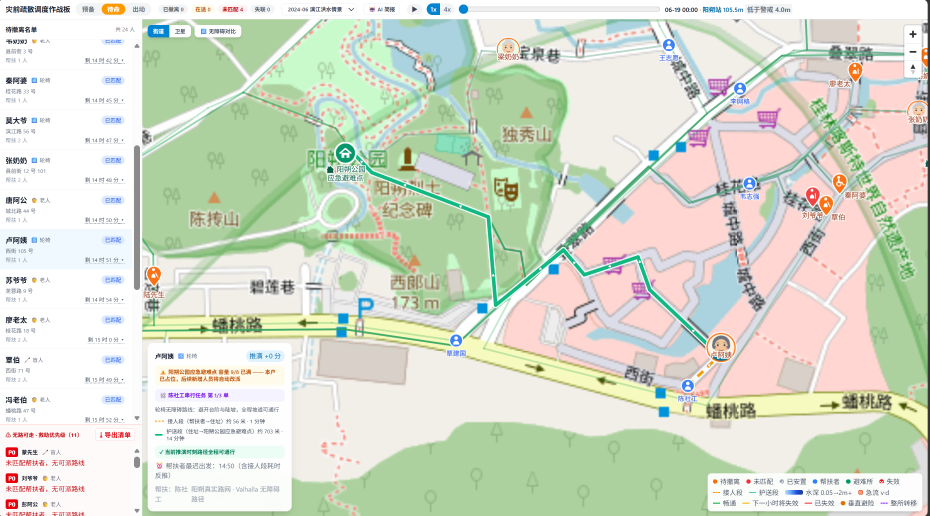
#> input picture scripts/raw_shots/shot-route.png, 2790 x 1548 px (shown at 1/3 size); its folder holds only this picture in this run
$ python gen_landing_assets.py
#> lines starting #> are read from the running program, lines starting #| are printed output that depends on the picture
# -*- coding: utf-8 -*-
"""整理落地页素材：从 scripts/raw_shots/ 的实机截图裁剪出各槽位适配图。

每个裁剪框按落地页对应卡片的显示比例反推，保证 object-fit:cover 下
关键信息（倒推链、改派弹窗、救助清单等）不被裁掉。
cmp-schedule 原图为竖版名单栏，拼为双列横幅以适配对比卡。
"""
from pathlib import Path

from PIL import Image

ROOT = Path(__file__).resolve().parents[1]
RAW = ROOT / "scripts" / "raw_shots"
OUT = ROOT / "landing" / "assets"
OUT.mkdir(parents=True, exist_ok=True)


def box(src: str, dst: str, region: tuple[int, int, int, int]) -> None:
    """按绝对坐标 (left, top, right, bottom) 裁剪。"""
#> called with src = 'shot-route.png', dst = 'shot-route.png', region = (1283, 77, 2204, 1409)
    img = Image.open(RAW / src).convert("RGB").crop(region)
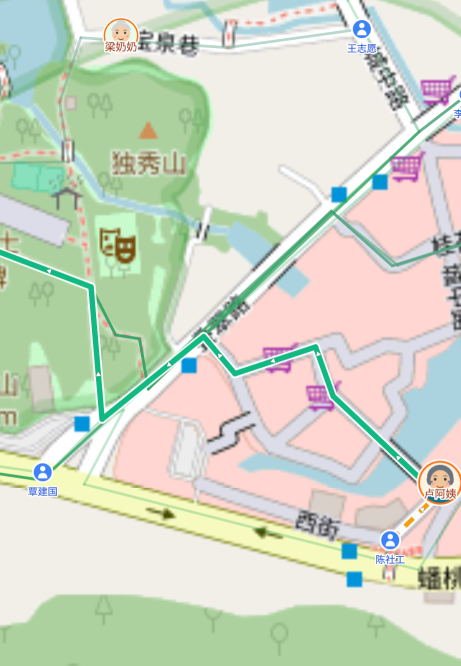
#> img: PIL image 921x1332 RGB (shown at 1/2 size); mean R, G, B 207.2, 215.6, 197.6
    img.save(OUT / dst, "PNG")
    w, h = img.size
#> w = 921; h = 1332
    print(f"{dst}: {w}x{h}  ratio {w / h:.2f}")
#| shot-route.png: 921x1332  ratio 0.69


def schedule_montage(src: str, dst: str) -> None:
    """竖版名单栏切成上下两段并排，拼成横幅（对比右卡 ~2.2:1）。"""
    img = Image.open(RAW / src).convert("RGB")
    left = img.crop((0, 65, 456, 470))    # 黄阿婆 / 陈先生 / 蒙先生
    right = img.crop((0, 465, 456, 870))  # 蒋阿婆 / 欧奶奶 / 罗奶奶
    gap = 2
    canvas = Image.new("RGB", (left.width * 2 + gap, left.height), "#e5e7eb")
    canvas.paste(left, (0, 0))
    canvas.paste(right, (left.width + gap, 0))
    canvas.save(OUT / dst, "PNG")
    w, h = canvas.size
    print(f"{dst}: {w}x{h}  ratio {w / h:.2f}")


if __name__ == "__main__":
    # Hero 竖幅（~0.69）：卢阿姨轮椅路线 + 接人段 + 陈社工，通向避难所方向
    box("shot-route.png", "shot-route.png", (1283, 77, 2204, 1409))
    # Bento 淹没推演（~1.85）：水深图层 + 红色失效带 + 三态路段，去掉右上缩放控件
    box("shot-flood.png", "shot-flood.png", (962, 167, 2695, 1104))
#> call 2 of box, with src = 'shot-flood.png', dst = 'shot-flood.png', region = (962, 167, 2695, 1104)
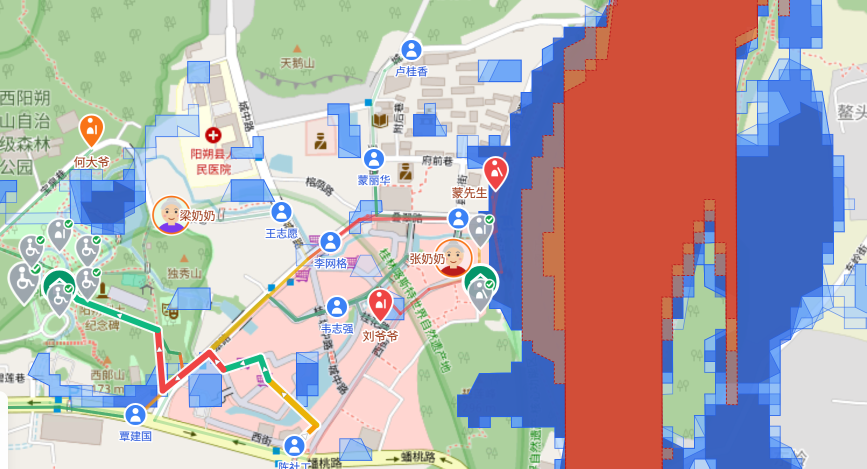
#> input picture landing/assets/shot-flood.png, 1733 x 937 px, found by its file name (shown at 1/2 size)
#> in box (call 2), `img = Image.open(RAW / src).convert("RGB").crop(region)`:
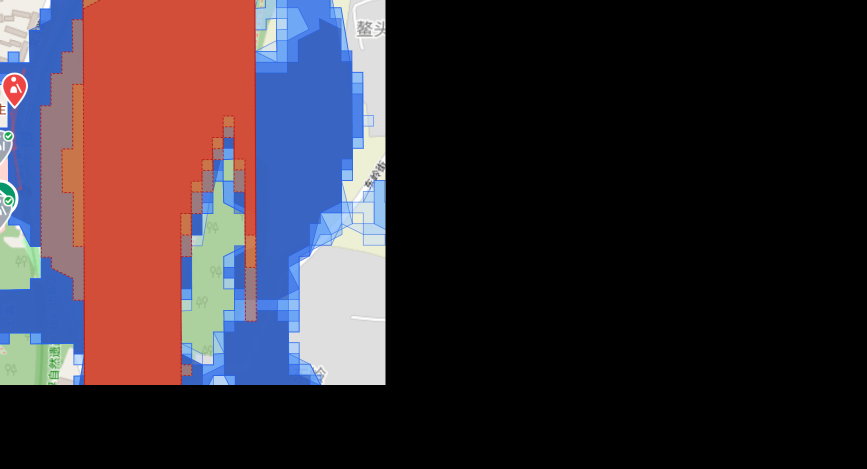
#> img: PIL image 1733x937 RGB (shown at 1/2 size); mean R, G, B 57.6, 46, 52.8
#| shot-flood.png: 1733x937  ratio 1.85
    # Bento 倒推链（顶左展示）：张奶奶行 + 「最迟出发怎么算的」逐段收紧面板
    box("shot-card.png", "shot-card.png", (0, 140, 860, 900))
#> call 3 of box, with src = 'shot-card.png', dst = 'shot-card.png', region = (0, 140, 860, 900)
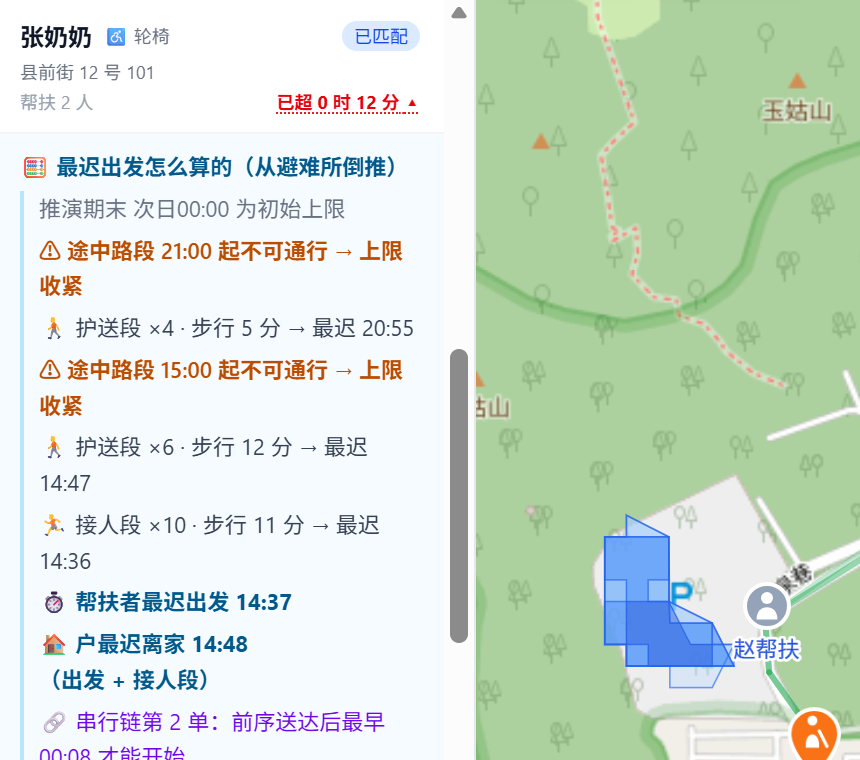
#> input picture landing/assets/shot-card.png, 860 x 760 px, found by its file name
#> in box (call 3), `img = Image.open(RAW / src).convert("RGB").crop(region)`:
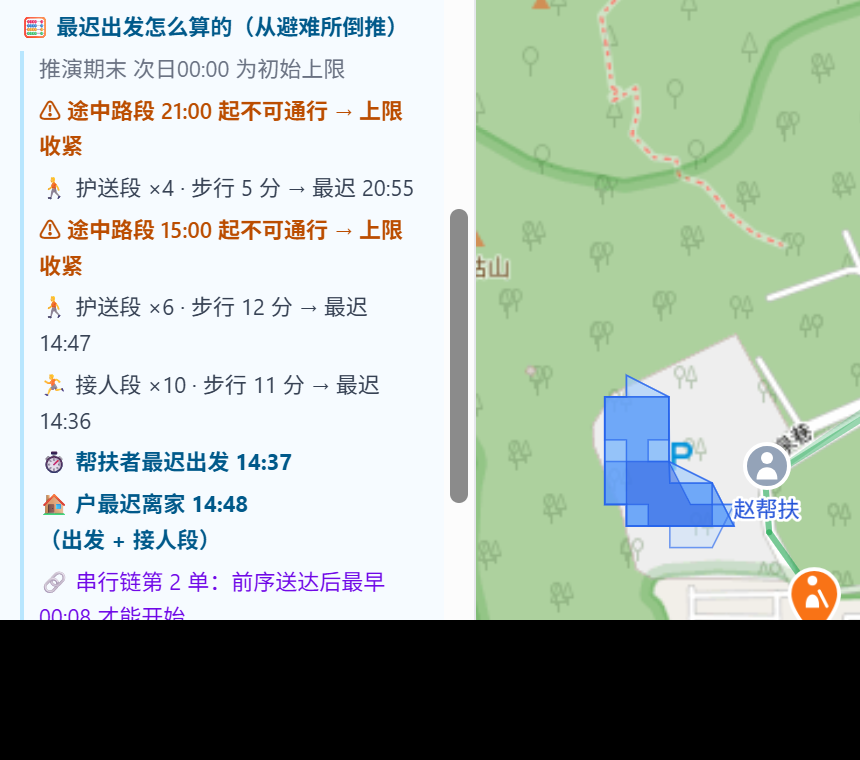
#> img: PIL image 860x760 RGB; mean R, G, B 168.7, 181.6, 170.6
#| shot-card.png: 860x760  ratio 1.13
    # Bento 无障碍对比（~1.44）：轮椅×步行绕行倍率面板
    box("shot-access.png", "shot-access.png", (489, 147, 1006, 506))
#> call 4 of box, with src = 'shot-access.png', dst = 'shot-access.png', region = (489, 147, 1006, 506)
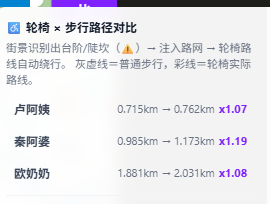
#> input picture landing/assets/shot-access.png, 270 x 204 px, found by its file name
#> in box (call 4), `img = Image.open(RAW / src).convert("RGB").crop(region)`: img: PIL image 517x359 RGB; every value is 0
#| shot-access.png: 517x359  ratio 1.44
    # Bento 自动改派（~3.11）：山水园临江避难点失效弹窗 + 红色失效路线带
#> (the run stopped early here; a loop or call above may not have finished)
